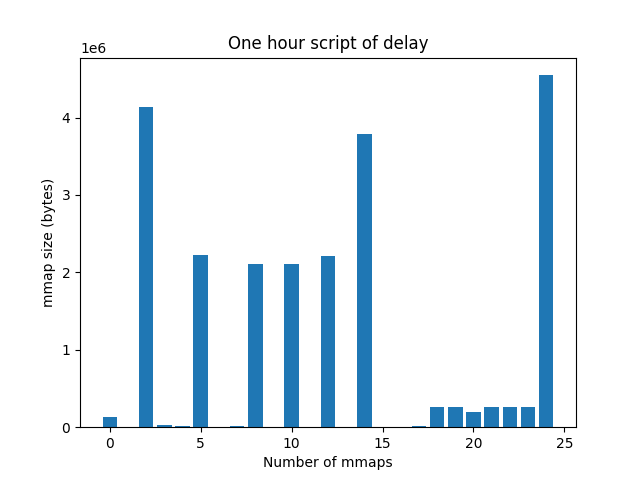

Recreate this plot in Python.
import matplotlib.pyplot as plt

if __name__ == '__main__':
    f = open('1hour_mmap.txt', 'r')

    x = []
    for line in f:
        try:
            x.append(int(line.split()[2][:-1]))
        except ValueError:
            break

    plt.bar([i for i in range(len(x))], height=x)
    plt.ylabel('mmap size (bytes)')
    plt.xlabel('Number of mmaps')
    plt.title('One hour script of delay')
    plt.savefig('1hour.png')
    plt.show()
